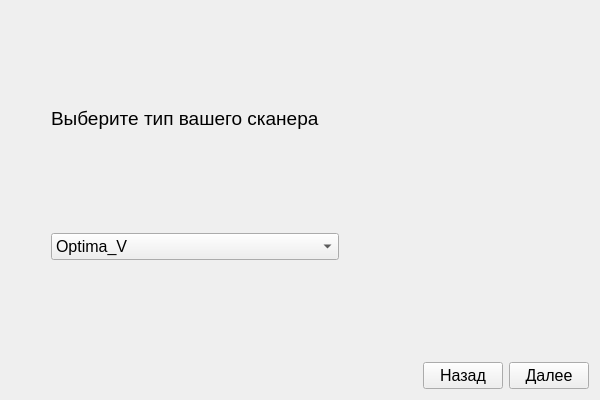
<?xml version="1.0" encoding="UTF-8"?>
<ui version="4.0">
 <class>projectCreationGeometrySelection</class>
 <widget class="QWidget" name="projectCreationGeometrySelection">
  <property name="geometry">
   <rect>
    <x>0</x>
    <y>0</y>
    <width>600</width>
    <height>400</height>
   </rect>
  </property>
  <property name="windowTitle">
   <string>Form</string>
  </property>
  <property name="styleSheet">
   <string notr="true"/>
  </property>
  <layout class="QVBoxLayout" name="verticalLayout">
   <item>
    <spacer name="verticalSpacer">
     <property name="orientation">
      <enum>Qt::Vertical</enum>
     </property>
     <property name="sizeHint" stdset="0">
      <size>
       <width>20</width>
       <height>86</height>
      </size>
     </property>
    </spacer>
   </item>
   <item>
    <layout class="QHBoxLayout" name="horizontalLayout_4">
     <item>
      <spacer name="horizontalSpacer_4">
       <property name="orientation">
        <enum>Qt::Horizontal</enum>
       </property>
       <property name="sizeType">
        <enum>QSizePolicy::Minimum</enum>
       </property>
       <property name="sizeHint" stdset="0">
        <size>
         <width>40</width>
         <height>20</height>
        </size>
       </property>
      </spacer>
     </item>
     <item>
      <widget class="QLabel" name="label">
       <property name="font">
        <font>
         <pointsize>14</pointsize>
        </font>
       </property>
       <property name="styleSheet">
        <string notr="true"/>
       </property>
       <property name="text">
        <string>Выберите тип вашего сканера</string>
       </property>
      </widget>
     </item>
     <item>
      <spacer name="horizontalSpacer_5">
       <property name="orientation">
        <enum>Qt::Horizontal</enum>
       </property>
       <property name="sizeHint" stdset="0">
        <size>
         <width>40</width>
         <height>20</height>
        </size>
       </property>
      </spacer>
     </item>
    </layout>
   </item>
   <item>
    <spacer name="verticalSpacer_2">
     <property name="orientation">
      <enum>Qt::Vertical</enum>
     </property>
     <property name="sizeHint" stdset="0">
      <size>
       <width>20</width>
       <height>86</height>
      </size>
     </property>
    </spacer>
   </item>
   <item>
    <layout class="QHBoxLayout" name="horizontalLayout_3">
     <item>
      <spacer name="horizontalSpacer_2">
       <property name="orientation">
        <enum>Qt::Horizontal</enum>
       </property>
       <property name="sizeType">
        <enum>QSizePolicy::Minimum</enum>
       </property>
       <property name="sizeHint" stdset="0">
        <size>
         <width>40</width>
         <height>20</height>
        </size>
       </property>
      </spacer>
     </item>
     <item>
      <widget class="QComboBox" name="comboBox">
       <property name="minimumSize">
        <size>
         <width>200</width>
         <height>0</height>
        </size>
       </property>
       <property name="font">
        <font>
         <pointsize>12</pointsize>
        </font>
       </property>
       <property name="styleSheet">
        <string notr="true"/>
       </property>
       <property name="currentIndex">
        <number>0</number>
       </property>
       <item>
        <property name="text">
         <string>Optima_V</string>
        </property>
       </item>
       <item>
        <property name="text">
         <string>Optima V-Образное стекло</string>
        </property>
       </item>
       <item>
        <property name="text">
         <string>Optima Плоское стекло</string>
        </property>
       </item>
       <item>
        <property name="text">
         <string>Optima Плоское стекло 2 страницы</string>
        </property>
       </item>
      </widget>
     </item>
     <item>
      <spacer name="horizontalSpacer_3">
       <property name="orientation">
        <enum>Qt::Horizontal</enum>
       </property>
       <property name="sizeHint" stdset="0">
        <size>
         <width>40</width>
         <height>20</height>
        </size>
       </property>
      </spacer>
     </item>
    </layout>
   </item>
   <item>
    <spacer name="verticalSpacer_3">
     <property name="orientation">
      <enum>Qt::Vertical</enum>
     </property>
     <property name="sizeHint" stdset="0">
      <size>
       <width>20</width>
       <height>86</height>
      </size>
     </property>
    </spacer>
   </item>
   <item>
    <layout class="QHBoxLayout" name="horizontalLayout_2">
     <item>
      <spacer name="horizontalSpacer">
       <property name="orientation">
        <enum>Qt::Horizontal</enum>
       </property>
       <property name="sizeHint" stdset="0">
        <size>
         <width>40</width>
         <height>20</height>
        </size>
       </property>
      </spacer>
     </item>
     <item>
      <layout class="QHBoxLayout" name="horizontalLayout">
       <item>
        <widget class="QPushButton" name="btnBack">
         <property name="minimumSize">
          <size>
           <width>0</width>
           <height>27</height>
          </size>
         </property>
         <property name="font">
          <font>
           <pointsize>12</pointsize>
          </font>
         </property>
         <property name="styleSheet">
          <string notr="true"/>
         </property>
         <property name="text">
          <string>Назад</string>
         </property>
        </widget>
       </item>
       <item>
        <widget class="QPushButton" name="btnNext">
         <property name="minimumSize">
          <size>
           <width>0</width>
           <height>27</height>
          </size>
         </property>
         <property name="font">
          <font>
           <pointsize>12</pointsize>
          </font>
         </property>
         <property name="styleSheet">
          <string notr="true"/>
         </property>
         <property name="text">
          <string>Далее</string>
         </property>
        </widget>
       </item>
      </layout>
     </item>
    </layout>
   </item>
  </layout>
 </widget>
 <resources/>
 <connections/>
</ui>
